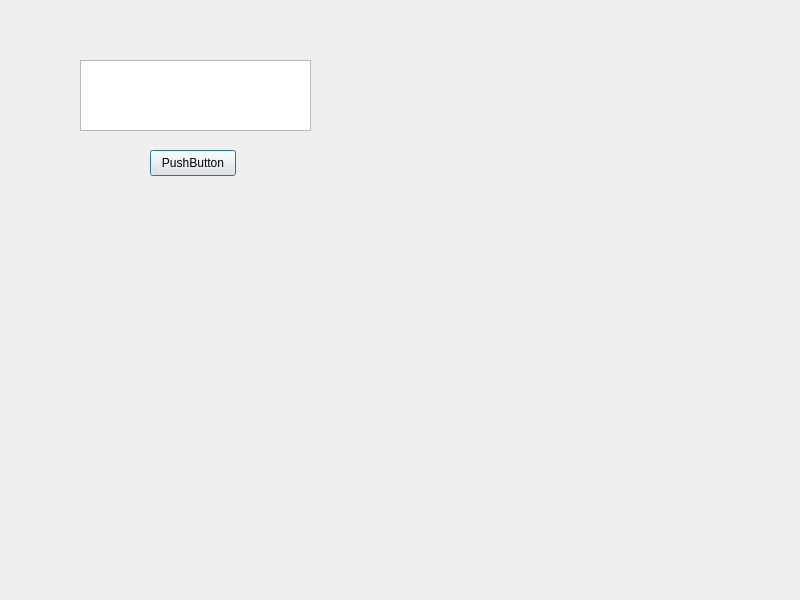
<?xml version="1.0" encoding="UTF-8"?>
<ui version="4.0">
 <class>Dialog</class>
 <widget class="QDialog" name="Dialog">
  <property name="geometry">
   <rect>
    <x>0</x>
    <y>0</y>
    <width>800</width>
    <height>600</height>
   </rect>
  </property>
  <property name="windowTitle">
   <string>Dialog</string>
  </property>
  <widget class="QTextEdit" name="textEdit">
   <property name="geometry">
    <rect>
     <x>80</x>
     <y>60</y>
     <width>231</width>
     <height>71</height>
    </rect>
   </property>
  </widget>
  <widget class="QPushButton" name="pushButton">
   <property name="geometry">
    <rect>
     <x>150</x>
     <y>150</y>
     <width>86</width>
     <height>26</height>
    </rect>
   </property>
   <property name="text">
    <string>PushButton</string>
   </property>
  </widget>
 </widget>
 <resources/>
 <connections/>
</ui>
